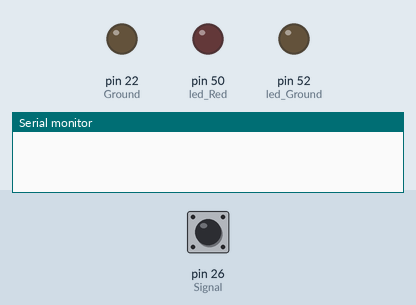
Bench run of a sketch on a simulated Arduino Mega 2560, built with avr-gcc and run on an emulated ATmega2560. On the bench: output pins drawn as LEDs (lit = HIGH), the last lines printed to the serial monitor. The inputs (shaded band) are chosen by the test bench; at power-on: pin 26 (Signal) HIGH. Pins used as bus, display or sensor lines are not drawn.

Above: at 1.2 s.
1.3 s: pin 26 (Signal) pulled LOW for 0.15 s
At 1.4 s:
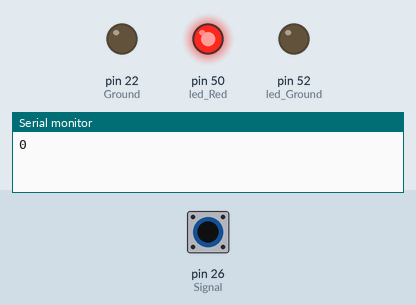
3.0 s: pin 26 (Signal) pulled LOW for 3.2 s
At 7.2 s:
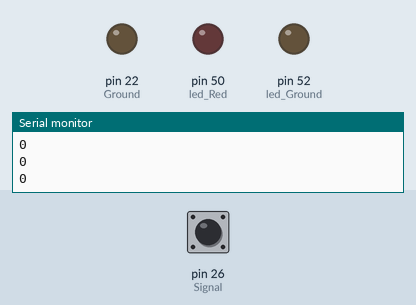
Timing chart, 0 to 8.7 s (numbered marks = the images above; inputs shaded):
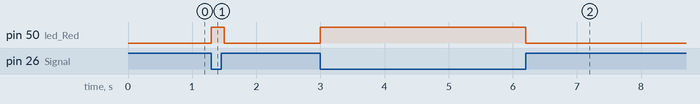

The sketch:

study_9.ino
```cpp
int Ground = 22;
int Vcc = 24;
int Signal = 26;
int var = 0;

int led_Ground = 52;
int led_Red = 50;

void setup() {
  Serial.begin(9600);

  pinMode(Ground, OUTPUT);
  pinMode(Vcc, OUTPUT);
  pinMode(Signal, INPUT_PULLUP);
  pinMode(led_Ground, OUTPUT);
  pinMode(led_Red, OUTPUT);

  digitalWrite(Ground, LOW);
  digitalWrite(Vcc, HIGH);
  digitalWrite(led_Ground, LOW);
  digitalWrite(led_Red, LOW);
}

void loop() {
  var = digitalRead(Signal);

  if(!var) {
    digitalWrite(led_Red, HIGH);
    Serial.println(var, DEC);
  }
  else {
    digitalWrite(led_Red, LOW);
  }

  delay(100);
}
```

Measured:
- after the input at 1.3 s, pin 50 (led_Red): LOW → HIGH at once, → LOW 0.20 s later
- after the input at 3.0 s, pin 50 (led_Red): LOW → HIGH at once, → LOW 3.2 s later
